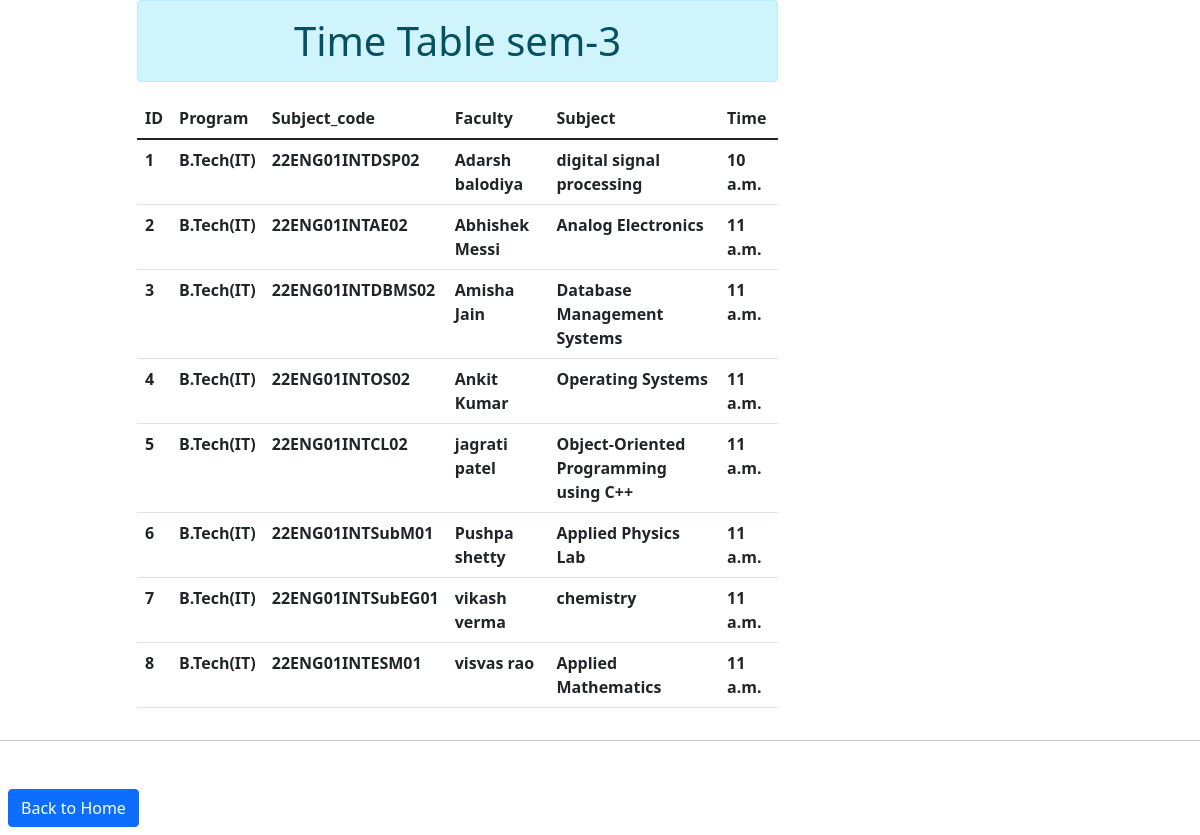
/sem3 (signed in), run on the app's committed database.
### timetableA/models.py (models this page shows)
class Sem3(models.Model):
    user = models.ForeignKey(User, on_delete=models.CASCADE,null=True)
    Program = models.CharField(max_length= 50)
    subject_code = models.CharField(max_length=50,null=True)
    subject = models.CharField(max_length=50)
    Faculty = models.CharField(max_length=50,null=True)
    time = models.TimeField(null=True)
    class Meta:
        verbose_name = 'Sem3'
        verbose_name_plural = 'Sem3'

### timetableA/views.py (the view)
# urls.py: path('sem3',views.sem3,name='sem3'),
@login_required
def sem3(request):
    timetablesem3 = Sem3.objects.all()
    return render(request, 'sem3.html',{'timetablesem3':timetablesem3})

### Templates/sem3.html (shortened to what this page needs)
<!DOCTYPE html>
<html lang="en">
<head>
    <link href="https://cdn.jsdelivr.net/npm/bootstrap@5.1.3/dist/css/bootstrap.min.css" rel="stylesheet">
</head>
<body>
    <!DOCTYPE html>
<html lang="en">
<head>
    <link href="https://cdn.jsdelivr.net/npm/bootstrap@5.1.3/dist/css/bootstrap.min.css" rel="stylesheet">
</head>
<body>
        <div class="container">
            <div class="row">
                <div class="col-sm-7 offset-1">
                    <h1 class="text-center alert alert-info">Time Table sem-3</h1>
                    {% if timetablesem3 %}
                    <table class="table table-hover">
                        <thead>
                          <tr>
                            <th scope="col">ID</th>
                            <th scope="col">Program</th>
                            <th scope="col">Subject_code</th>
                            <th scope="col">Faculty</th>
                            <th scope="col">Subject</th>
                            <th scope="col">Time</th>
                          </tr>
                        </thead>
                        <tbody>
                            {% for st in timetablesem3 %}
                          <tr>
                            <th scope="row">{{st.id}}</th>
                            <th scope="row">{{st.Program}}</th>
                            <th scope="row">{{st.subject_code}}</th>
                            <th scope="row">{{st.Faculty}}</th>
                            <th scope="row">{{st.subject}}</th>
                            <th scope="row">{{st.time}}</th>
                          </tr>
                          {% endfor %}
                        </tbody>
                      </table>
                    {% else %}
                    <h1 class='text-center alert alert-danger'>no data</h1>
                    {% endif %}
                </div>
            </div>
        </div>
        <hr><br>
        <a  class="btn btn-primary m-2" href="{% url 'home' %}">Back to Home</a>
</body>
</html>
</body>
</html>

### data on the page
Sem3: id "1", Program "B.Tech(IT)", subject_code "22ENG01INTDSP02", Faculty "Adarsh balodiya", subject "digital signal processing", time "10 a.m."
Sem3: id "2", Program "B.Tech(IT)", subject_code "22ENG01INTAE02", Faculty "Abhishek Messi", subject "Analog Electronics", time "11 a.m."
Sem3: id "3", Program "B.Tech(IT)", subject_code "22ENG01INTDBMS02", Faculty "Amisha Jain", subject "Database Management Systems", time "11 a.m."
Sem3: id "4", Program "B.Tech(IT)", subject_code "22ENG01INTOS02", Faculty "Ankit Kumar", subject "Operating Systems", time "11 a.m."
Sem3: id "5", Program "B.Tech(IT)", subject_code "22ENG01INTCL02", Faculty "jagrati patel", subject "Object-Oriented Programming using C++", time "11 a.m."
Sem3: id "6", Program "B.Tech(IT)", subject_code "22ENG01INTSubM01", Faculty "Pushpa shetty", subject "Applied Physics Lab", time "11 a.m."
Sem3: id "7", Program "B.Tech(IT)", subject_code "22ENG01INTSubEG01", Faculty "vikash verma", subject "chemistry", time "11 a.m."
Sem3: id "8", Program "B.Tech(IT)", subject_code "22ENG01INTESM01", Faculty "visvas rao", subject "Applied Mathematics", time "11 a.m."
